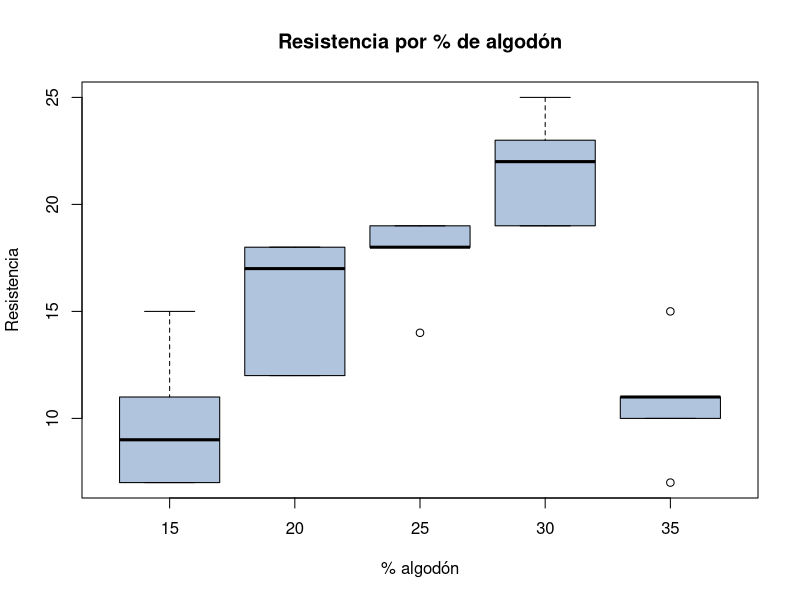
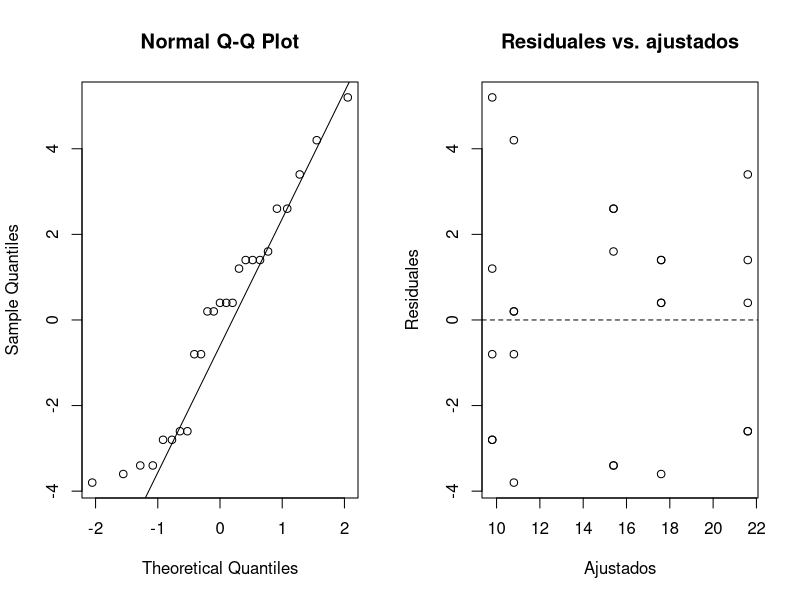
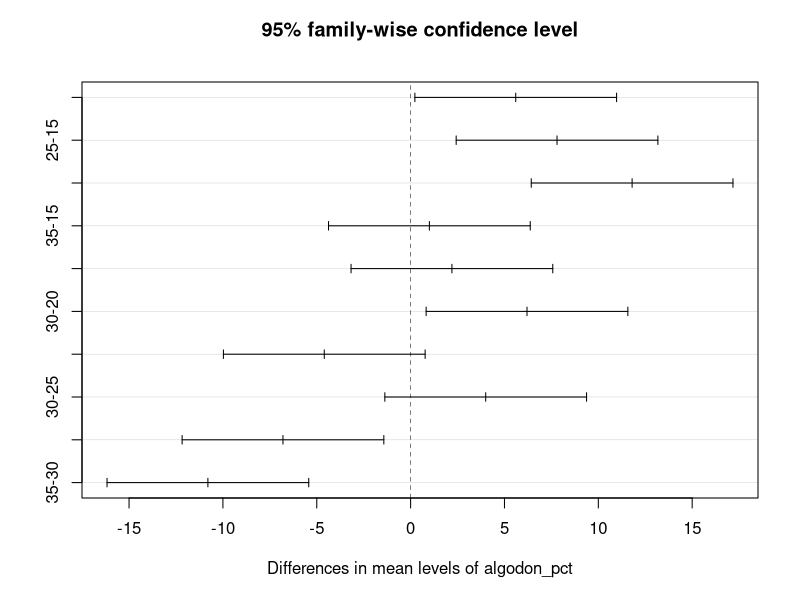

The R source for these figures, in order:
## ---- chunk 1
knitr::opts_chunk$set(echo = TRUE, message = FALSE, warning = FALSE,
                      fig.width = 7, fig.height = 4)
## ---- chunk 2
suppressMessages({
  library(car)
  library(multcomp)
  library(emmeans)
})
set.seed(1)
## ---- chunk 3
df <- read.csv('../datos/resistencia-algodon.csv')
df$algodon_pct <- factor(df$algodon_pct)
aggregate(resistencia ~ algodon_pct, data = df,
          FUN = function(x) c(media = mean(x), sd = sd(x)))
## ---- chunk 4
boxplot(resistencia ~ algodon_pct, data = df,
        xlab = '% algodón', ylab = 'Resistencia',
        main = 'Resistencia por % de algodón', col = 'lightsteelblue')
## ---- chunk 5
modelo <- aov(resistencia ~ algodon_pct, data = df)
summary(modelo)
cat('R2 =', summary(lm(modelo))$r.squared, '\n')
## ---- chunk 6
op <- par(mfrow = c(1, 2))
qqnorm(residuals(modelo)); qqline(residuals(modelo))
plot(fitted(modelo), residuals(modelo),
     xlab = 'Ajustados', ylab = 'Residuales',
     main = 'Residuales vs. ajustados'); abline(h = 0, lty = 2)
par(op)
## ---- chunk 7
shapiro.test(residuals(modelo))                   # normalidad
leveneTest(resistencia ~ algodon_pct, data = df)  # homocedasticidad (car)
## ---- chunk 8
TukeyHSD(modelo, conf.level = 0.95)
plot(TukeyHSD(modelo))
## ---- chunk 9
coag <- read.csv('../datos/tiempo-coagulacion.csv')
coag$dieta <- relevel(factor(coag$dieta), ref = 'A')
mod_c <- aov(tiempo ~ dieta, data = coag)
dunnett <- glht(mod_c, linfct = mcp(dieta = 'Dunnett'))
summary(dunnett)
confint(dunnett)
